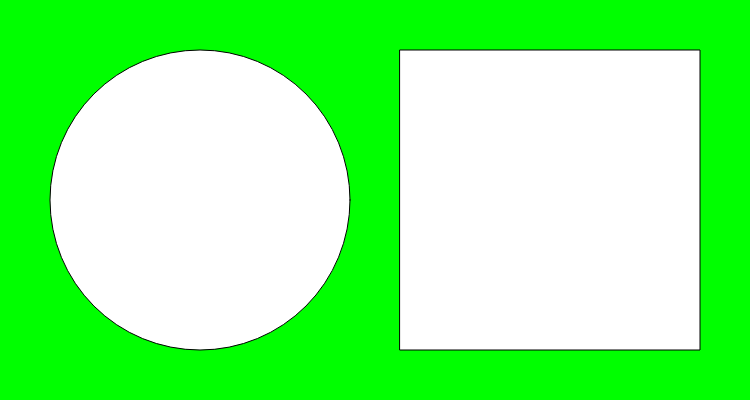
Frame 1 (no input)
Frame 60 (no input): identical to frame 1, image omitted
Frame 120 (the mouse pressed at the canvas centre since frame 60): identical to frame 1, image omitted

The p5.js sketch that drew this single still picture (run headless with seeded random() and noise() and a simulated clock; from frame 60 on, the mouse is pressed at the canvas centre):

// p5.js sketch
// ── sketch.js
function setup() {
  createCanvas(750, 400);
}

function draw() {
  background(0, 255, 0);

  fill(255, 255, 255)

  circle(200, 200, 300)

  rect(400, 50, 300, 300)

}
